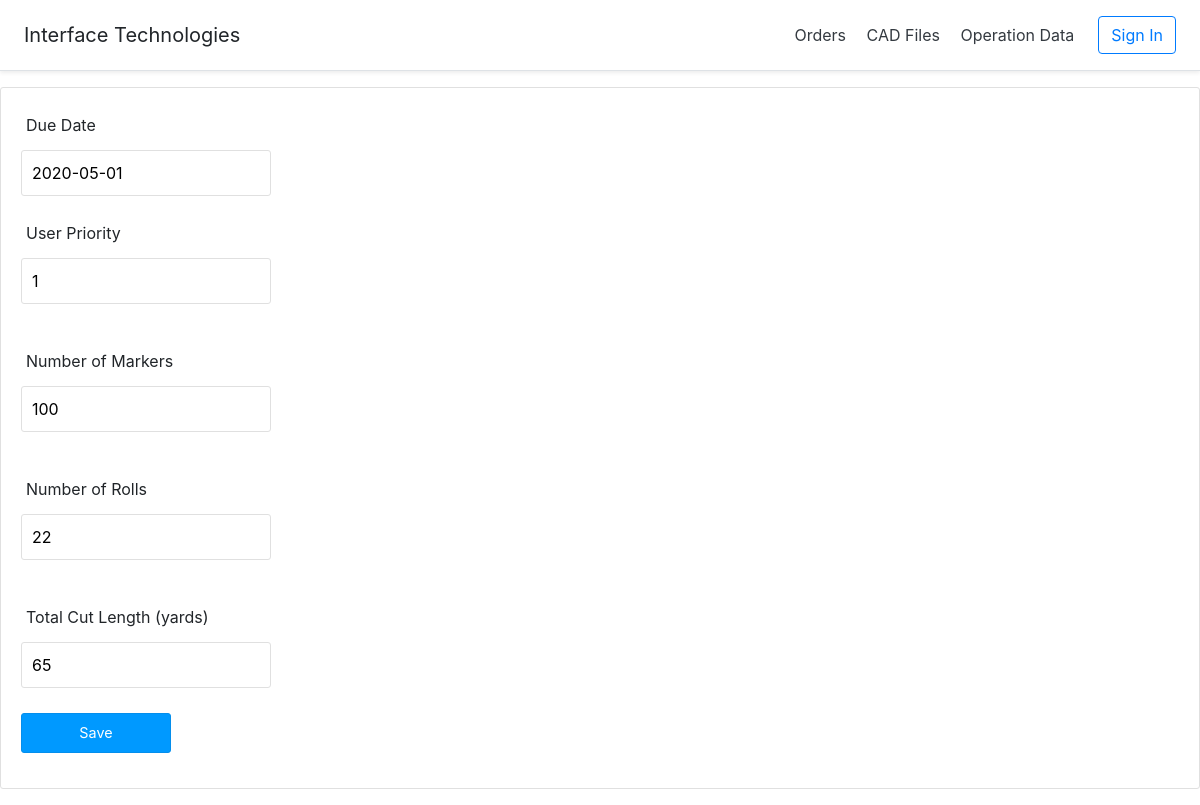
The app's page /index.php?action=job_order-edit&id=1 with its own data.
### tables this page shows
CREATE TABLE JOB_ORDER
(
    id INT NOT NULL PRIMARY KEY AUTO_INCREMENT,
    due_date DATE,
    spread_time FLOAT,
    cut_time FLOAT,
    user_priority INT,
    generated_priority INT,
    allowable_table_ids VARCHAR(100),
    pref INT,
    scheduled VARCHAR(100),
    job_completed BOOLEAN,

    cadfile_id INT,

    NM INT,         
    TNR INT,       
    TCY INT     
);

### controllers/DBController.php (called while the page is built, shortened)
<?php
class DBController {
    private $host = "localhost";
    private $user = "root";
    private $password = "";
    private $database = "cutroom_db";
    private $conn;
    function __construct() {
        $this->conn = $this->connectDB();
    }
    function connectDB() {
        $conn = mysqli_connect($this->host,$this->user,$this->password,$this->database);
        return $conn;
    }
    function runQuery($query, $param_type, $param_value_array) {
        $sql = $this->conn->prepare($query);
        $this->bindQueryParams($sql, $param_type, $param_value_array);
        $sql->execute();
        $result = $sql->get_result();
        if ($result->num_rows > 0) {
            while($row = $result->fetch_assoc()) {
                $resultset[] = $row;
            }
        }
        if(!empty($resultset)) {
            return $resultset;
        }
    }
    function bindQueryParams($sql, $param_type, $param_value_array) {
        $param_value_reference[] = & $param_type;
        for($i=0; $i<count($param_value_array); $i++) {
            $param_value_reference[] = & $param_value_array[$i];
        }
        call_user_func_array(array(
            $sql,
            'bind_param'
        ), $param_value_reference);
    }
}
?>

### controllers/job_order.php (called while the page is built, shortened)
<?php
require_once 'DBController.php';
class Job_Order {
    private $db_handle;
    function __construct() {
        $this->db_handle = new DBController();
    }
    function getOrderById($order_id) {
        $query = "SELECT * FROM JOB_ORDER WHERE id = ?";
        $paramType = "i";
        $paramValue = array(
            $order_id
        );
        $result = $this->db_handle->runQuery($query, $paramType, $paramValue);
        return $result;
    }
}
?>

### views/job_order-edit.php (the view, shortened to what this page needs)
<?php require_once "header.php"; ?>
<form name="frmAdd" method="post" action="" id="frmAdd"
    onSubmit="return validate();">
    <div>
        <label>Due Date</label> <span id="due_date-info" class="info"></span><br />
        <input type="text" name="due_date" id="due_date" class="demoInputBox"
            value="<?php echo $result[0]["due_date"]; ?>">
    </div>
    <div>
        <label>User Priority</label> <span id="user_priority-info"
            class="info"></span><br /> <input type="text"
            name="user_priority" id="user_priority" class="demoInputBox"
            value="<?php echo $result[0]["user_priority"]; ?>">
    </div>
    <div>
        <label style="padding-top: 20px;">Number of Markers</label> <span
            id="nm-info" class="info"></span><br /> <input type="text"
            name="nm" id="nm" class="demoInputBox"
            value="<?php echo $result[0]["NM"]; ?>">
    </div>
    <div>
        <label style="padding-top: 20px;">Number of Rolls</label> <span
            id="tnr-info" class="info"></span><br /> <input type="text"
            name="tnr" id="tnr" class="demoInputBox"
            value="<?php echo $result[0]["TNR"]; ?>">
    </div>
    <div>
        <label style="padding-top: 20px;">Total Cut Length (yards)</label> <span
            id="tcy-info" class="info"></span><br /> <input type="text"
            name="tcy" id="tcy" class="demoInputBox"
            value="<?php echo $result[0]["TCY"]; ?>">
    </div>
    <div>
        <input type="submit" name="add" id="btnSubmit" value="Save" />
    </div>
    </body>
    </html>

### views/css/style.css (style rules this page uses)
body { font-family: Arial; color: #212121; margin: auto; }
.demoInputBox { padding: 10px; border: #E0E0E0 1px solid; border-radius: 3px; width: 250px; margin: 5px 0px 10px 0px; }
#frmAdd { border: #E0E0E0 1px solid; padding: 10px 20px 20px 20px; border-radius: 3px; }
#frmAdd div { margin-bottom: 15px; }
#frmAdd div label { margin-left: 5px; }
.info { font-size: .8em; color: #FF6600; letter-spacing: 2px; padding-left: 5px; }
#btnSubmit { padding: 8px; background: #09F; border: #048eec 1px solid; color: #FFF; font-size: 0.9em; border-radius: 3px; width: 150px; }

### records on screen
job_order: due_date "2020-05-01", user_priority "1", nm "100", tnr "22", tcy "65"
